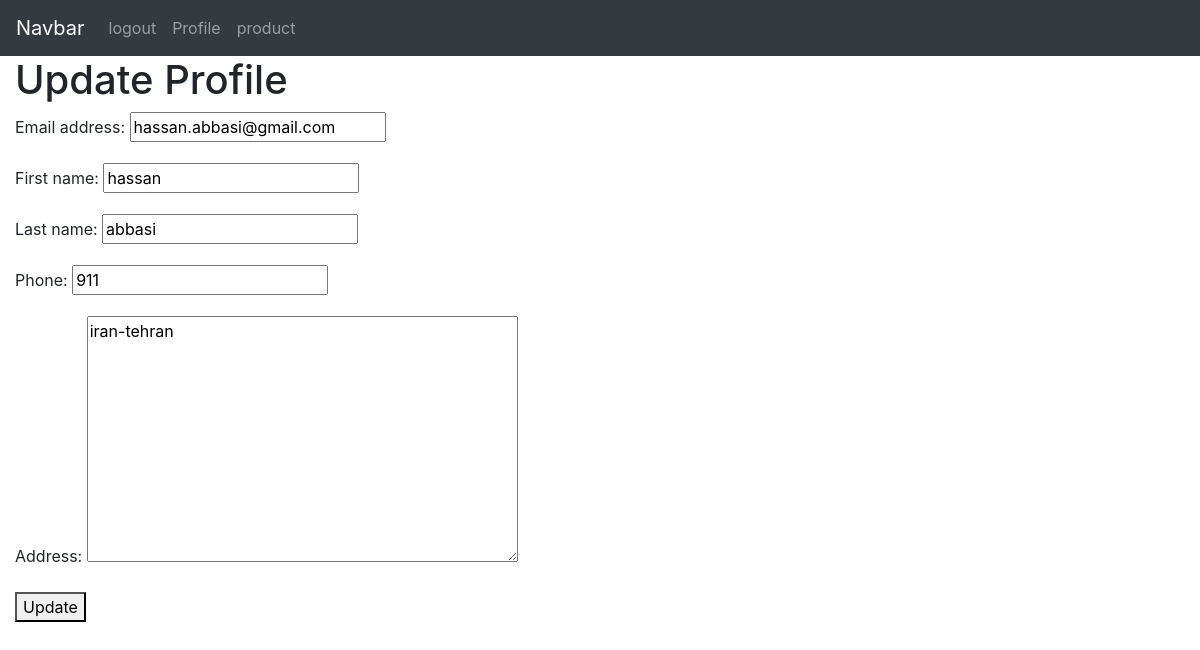
The page /accounts/update/ (signed in) on the database as committed earlier.
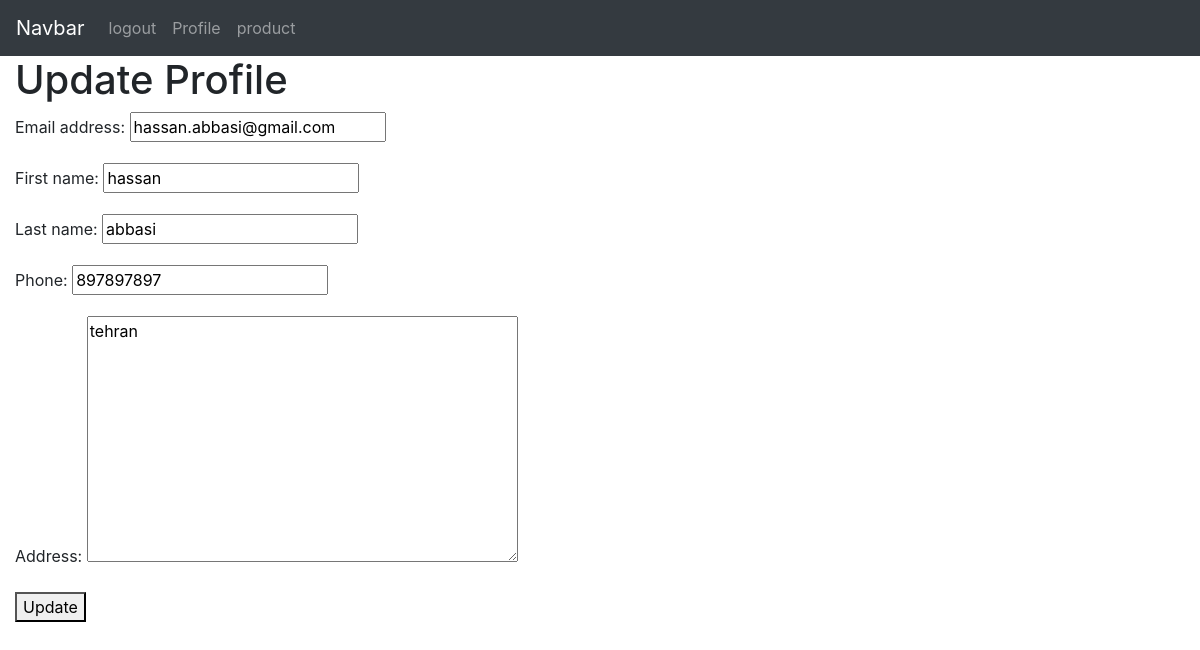
The same page on the database as committed later.
### accounts/models.py (models this page shows, shortened)
class Profile(models.Model):
    user = models.OneToOneField(User, on_delete=models.CASCADE)
    phone = models.IntegerField(null=True, blank=True)
    address = models.TextField(null=True, blank=True)

### accounts/views.py (the view)
# urls.py: path('update/', views.update_profile, name='update_profile'),
def update_profile(request):
    if request.method == 'POST':
        user_form = UserUpdateForm(request.POST, instance=request.user)
        profile_form = ProfileUpdateForm(request.POST,  instance=request.user.profile)
        if user_form and profile_form.is_valid():
            user_form.save()
            profile_form.save()
            messages.success(request, 'updated successfully')
            return redirect('accounts:user_profile')
        else:
            messages.error(request, 'the input is not valid')
            return redirect('accounts:update_profile')
    else:
        user_form = UserUpdateForm(instance=request.user)
        profile_form = ProfileUpdateForm(instance=request.user.profile)
    return render(request, 'accounts/update.html', {'user_form': user_form, 'profile_form': profile_form})

### accounts/forms.py
class UserUpdateForm(forms.ModelForm):
    class Meta:
        model = User
        fields = ['email', 'first_name', 'last_name']

class ProfileUpdateForm(forms.ModelForm):
    class Meta:
        model = Profile
        fields = ['phone', 'address']

### accounts/authrnticate.py (called while the page is built)
    def get_user(self, user_id):
        try:
            return User.objects.get(pk=user_id)
        except User.DoesBNotExist:
            return None

### accounts/templates/accounts/update.html (shortened to what this page needs)
{% extends 'base.html' %}
{% block content %}
<h1>Update Profile</h1>
<form action="" method="post">
    {{user_form.as_p}}
    {{profile_form.as_p}}
    <button type="submit">Update</button>
</form>
{% endblock %}

Rows that differ between the two databases and show on the page:
changed Profile: phone "911" → "897897897"; address "iran-tehran" → "tehran"
